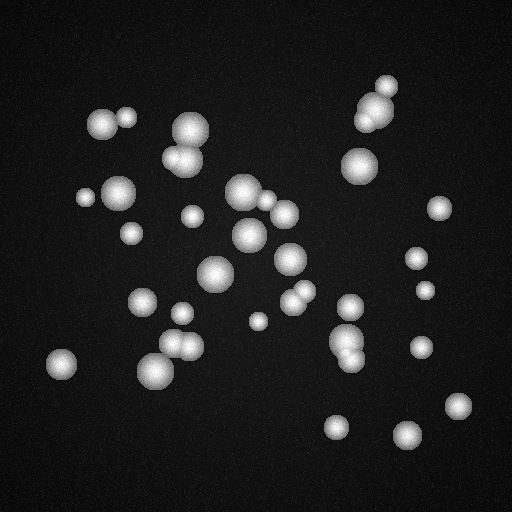
#> input picture examples/synthetic_data/frame_041.tif, 512 x 512 px; its folder holds 4 pictures in this run
$ python basic_analysis.py
#> lines starting #> are read from the running program, lines starting #| are printed output that depends on the picture
### bioscience_engine/utils.py
"""
Utility functions for image processing and analysis
"""

import numpy as np
import cv2
from PIL import Image
from typing import List, Tuple, Optional
from pathlib import Path


def load_image(filepath: str) -> np.ndarray:
    """
    Load a single microscopy image

    Args:
        filepath: Path to image file

    Returns:
        Image as numpy array (grayscale, float32, normalized to 0-1)
    """
    img = cv2.imread(filepath, cv2.IMREAD_GRAYSCALE)
    if img is None:
        raise FileNotFoundError(f"Could not load image: {filepath}")

    # Normalize to 0-1 range
    return img.astype(np.float32) / 255.0


# [37 lines left out: functions load_tiff_stack, normalize_image, not called in this run]


def apply_clahe(image: np.ndarray, clip_limit: float = 2.0,
                tile_size: int = 8) -> np.ndarray:
    """
    Apply Contrast Limited Adaptive Histogram Equalization

    Args:
        image: Input image (0-1 range)
        clip_limit: Threshold for contrast limiting
        tile_size: Size of grid for histogram equalization

    Returns:
        Enhanced image
    """
    # Convert to uint8 for CLAHE
    img_uint8 = (image * 255).astype(np.uint8)

    # Create CLAHE object
    clahe = cv2.createCLAHE(clipLimit=clip_limit,
                            tileGridSize=(tile_size, tile_size))

    # Apply CLAHE
    enhanced = clahe.apply(img_uint8)

    return enhanced.astype(np.float32) / 255.0


# [42 lines left out: functions distance_between_points, compute_intensity_stats, not called in this run]


def create_synthetic_dataset(output_dir: str = "synthetic_data",
                            n_frames: int = 20, n_cells: int = 15):
    """Create synthetic microscopy images with moving cells"""
#> called with output_dir = 'synthetic_data', n_frames = 30, n_cells = 20

    Path(output_dir).mkdir(exist_ok=True)

    img_size = 512

    # Initialize cell positions and velocities
    cell_positions = np.random.rand(n_cells, 2) * (img_size - 100) + 50
    cell_velocities = (np.random.rand(n_cells, 2) - 0.5) * 3
    cell_sizes = np.random.uniform(10, 20, n_cells)

    print(f"Creating {n_frames} synthetic images with {n_cells} moving cells...")

    for frame in range(n_frames):
        # Create blank image
        img = np.zeros((img_size, img_size), dtype=np.float32)

        # Add cells
        for cell_idx in range(n_cells):
            x, y = cell_positions[cell_idx].astype(int)
            size = int(cell_sizes[cell_idx])

            # Draw circular cell with gradient
            for dy in range(-size, size + 1):
                for dx in range(-size, size + 1):
                    dist = np.sqrt(dx*dx + dy*dy)
                    if dist < size:
                        px, py = x + dx, y + dy
                        if 0 <= px < img_size and 0 <= py < img_size:
                            # Gaussian-like intensity
                            intensity = 0.9 * np.exp(-(dist / size) ** 2)
                            img[py, px] = max(img[py, px], intensity)

            # Update position
            cell_positions[cell_idx] += cell_velocities[cell_idx]

            # Bounce off edges
            for dim in range(2):
                if cell_positions[cell_idx, dim] < 50:
                    cell_positions[cell_idx, dim] = 50
                    cell_velocities[cell_idx, dim] *= -1
                if cell_positions[cell_idx, dim] > img_size - 50:
                    cell_positions[cell_idx, dim] = img_size - 50
                    cell_velocities[cell_idx, dim] *= -1

        # Add noise
        noise = np.random.randn(img_size, img_size) * 0.03
        img = np.clip(img + noise, 0, 1)

        # Add background gradient
        y, x = np.ogrid[:img_size, :img_size]
        background = 0.1 * (1 - np.sqrt(((x - img_size/2)/img_size)**2 +
                                       ((y - img_size/2)/img_size)**2))
        img += background
        img = np.clip(img, 0, 1)

        # Save image
        img_uint8 = (img * 255).astype(np.uint8)
        Image.fromarray(img_uint8).save(f"{output_dir}/frame_{frame:03d}.tif")
#> this loop made 30 passes
#> pass 1, in create_synthetic_dataset, `Image.fromarray(img_uint8).save(f"{output_dir}/frame_{frame:03d}.tif")`:
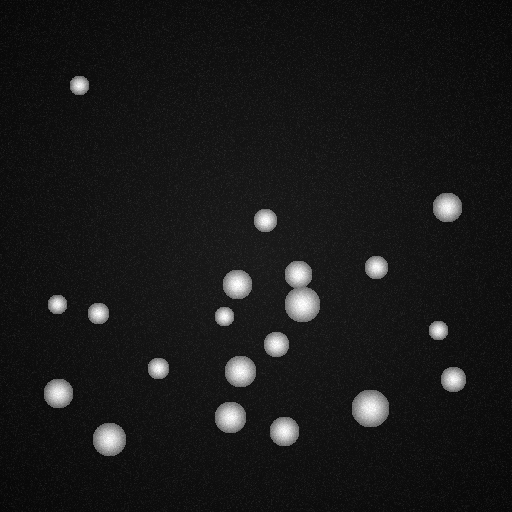
#> saved as frame_000.tif: PIL image 512x512 L; min 7, max 255, mean 24.8
#> pass 2, in create_synthetic_dataset, `Image.fromarray(img_uint8).save(f"{output_dir}/frame_{frame:03d}.tif")`:
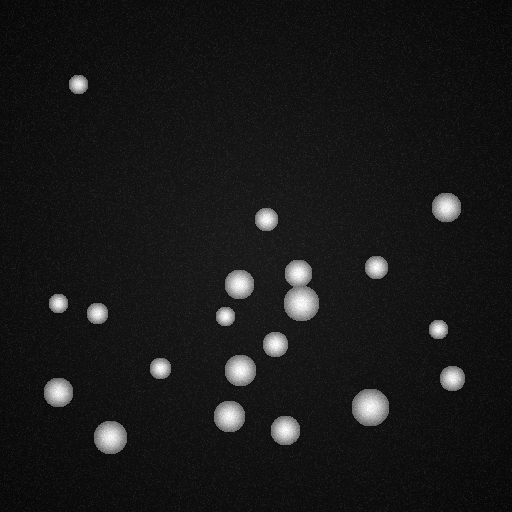
#> saved as frame_001.tif: PIL image 512x512 L; min 7, max 255, mean 24.8

    print(f" Created synthetic dataset in {output_dir}/")

### bioscience_engine/pipeline.py
"""
Main analysis pipeline
"""

import numpy as np
import pandas as pd
import cv2
import matplotlib.pyplot as plt
from pathlib import Path
from typing import List, Optional
import warnings

from .detector import CellDetector
from .tracker import CellTracker, Track
from .utils import (load_image, load_tiff_stack, apply_clahe)


class Trajectory:
    """Container for cell trajectory data"""

    def __init__(self, tracks: List[Track]):
        self.tracks = tracks
        self.n_cells = len(tracks)
        self.time_points = max([len(t.cells) for t in tracks]) if tracks else 0

        self._build_array()

    def _build_array(self):
        if self.n_cells == 0:
            self.data = np.array([])
            return

        max_frames = max([max(t.frame_indices) for t in self.tracks]) + 1

        self.data = np.full((self.n_cells, max_frames, 4), np.nan)

        for i, track in enumerate(self.tracks):
            for j, (cell, frame_idx) in enumerate(zip(track.cells, track.frame_indices)):
                self.data[i, frame_idx] = cell.to_array()

    def __len__(self) -> int:
        return self.n_cells

    def to_csv(self, filename: str):
        records = []

        for track_idx, track in enumerate(self.tracks):
            for cell, frame_idx in zip(track.cells, track.frame_indices):
                records.append({
                    'track_id': track.track_id,
                    'cell_index': track_idx,
                    'frame': frame_idx,
                    'x': cell.x,
                    'y': cell.y,
                    'width': cell.width,
                    'height': cell.height,
                    'area': cell.area,
                    'confidence': cell.confidence,
                    'mean_intensity': cell.mean_intensity
                })

        df = pd.DataFrame(records)
        df.to_csv(filename, index=False)
        print(f"Saved trajectories to {filename}")

    # [4 lines left out: function get_track, not called in this run]

    def get_statistics(self) -> pd.DataFrame:
        stats = []

        for track in self.tracks:
            trajectory = track.get_trajectory()

            positions = trajectory[:, :2]
            if len(positions) > 1:
                velocities = np.diff(positions, axis=0)
                speeds = np.sqrt(np.sum(velocities**2, axis=1))

                avg_speed = np.mean(speeds)
                max_speed = np.max(speeds)
                path_length = np.sum(speeds)

                displacement = np.sqrt(np.sum((positions[-1] - positions[0])**2))
                directionality = displacement / path_length if path_length > 0 else 0
            else:
                avg_speed = max_speed = path_length = displacement = directionality = 0

            stats.append({
                'track_id': track.track_id,
                'n_detections': len(track.cells),
                'avg_speed': avg_speed,
                'max_speed': max_speed,
                'path_length': path_length,
                'displacement': displacement,
                'directionality': directionality
            })

        return pd.DataFrame(stats)


class Pipeline:
    """Main microscopy analysis pipeline"""

    def __init__(self):
        self.images = []
        self.processed_images = []
        self.detections = []
        self.tracker = None
        self.trajectory = None

        self.params = {
            'min_cell_size': 50,
            'max_cell_size': 500,
            'detection_threshold': 0.7,
            'detection_method': 'hybrid',
            'tracking_max_distance': 50.0,
            'tracking_max_age': 5,
            'tracking_min_hits': 3,
            'denoise_kernel': 5,
            'enhance_contrast': True,
            'clahe_clip_limit': 2.0
        }


    def load_images(self, path: str):
        path_obj = Path(path)

        if not path_obj.exists():
            raise FileNotFoundError(f"Path not found: {path}")

        if path_obj.is_file():
            if path_obj.suffix.lower() in ['.tif', '.tiff']:
                self.images = load_tiff_stack(str(path_obj))
            else:
                self.images = [load_image(str(path_obj))]

        elif path_obj.is_dir():
            image_files = sorted(
                list(path_obj.glob("*.tif")) +
                list(path_obj.glob("*.tiff")) +
                list(path_obj.glob("*.png")) +
                list(path_obj.glob("*.jpg"))
            )

            if not image_files:
                raise ValueError(f"No images found in {path}")

            self.images = [load_image(str(f)) for f in image_files]
#> call 4 of load_image, with filepath = 'synthetic_data/frame_041.tif'
#> in load_image, img is the input picture: shape (512, 512); min 7, max 255, mean 31.8
#> (the rest of the program and of its run is left out)
